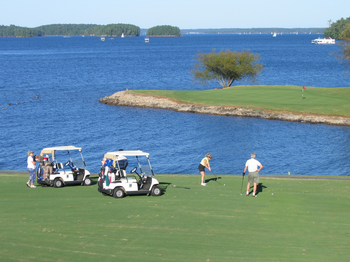
#> input picture hi/image/golf.png, 350 x 262 px
$ python ImageConverter.py
#> lines starting #> are read from the running program, lines starting #| are printed output that depends on the picture
### inpaint/PatchMaker.py
from PIL import Image
import numpy


class PatchMaker():
    '''
    Make RGB Patch From Image
    '''
    patch_size = 9
    patchFolder = "patch"

    img=0
    src=0
    x1=0
    y1=0

    def __init__(self):
        print ("PatchMaker __init__")

    def setImagePath(self, imagePath):
        self.imgPath = imagePath
        print ("PatchMaker imgPath=",imagePath)
        self.img = Image.open(self.imgPath)
        print (self.img)

    def __del__(self):
        print ("PatchMaker __del__")

    # [9 lines left out: function CropImage, not called in this run]

    def makeRandomPatch(self):
        pivotP=numpy.random.rand(2)
        srcW, srcH = self.img.size
        self.x1 = numpy.int(pivotP[0]*srcW)
        self.y1 = numpy.int(pivotP[1]*srcH)
        self.src = self.img.crop((self.x1, self.y1, self.x1+self.patch_size,self.y1+self.patch_size))
        return numpy.asarray(self.src, dtype="uint8")


    # [5 lines left out: function saveRandomPatch, not called in this run]

#patchMaker = PatchMaker()

### imageProcess/ImageConverter.py
import numpy
import numpy as np
from PIL import Image, ImageFilter
import matplotlib.pyplot as plt

from skimage.data import camera
from skimage.filters import roberts, sobel, scharr, prewitt
from inpaint.PatchMaker import PatchMaker


def rgb2gray(rgb):
    r, g, b = rgb[:,:,0], rgb[:,:,1], rgb[:,:,2]
    gray = 0.2989 * r + 0.5870 * g + 0.1140 * b
    return gray

def getRGBImage2GRAY_Edge(image):
    image_edge = image.filter(ImageFilter.FIND_EDGES)
    return image_edge.convert('LA')


def getRGB_GRAY_Edge(imageData):
    print("getRGB_GRAY_Edge",  len(imageData))
    image = Image.fromarray( imageData, "RGB")
    print("image",  image)
    edgeGrayImg=getRGBImage2GRAY_Edge(image)
    return edgeGrayImg

def getRgbArray_GRAY_EdgeArray(imageData):
    edgeGrayImg=rgb2gray(imageData)
    dstData =numpy.asarray(edgeGrayImg, dtype="uint8")
    return dstData

imgPath="../hi/image/golf.png"
image = Image.open(imgPath)
#> image is the input picture: PIL image 350x262 RGB; mean R, G, B 113.6, 145.5, 153
image_edge = image.filter(ImageFilter.FIND_EDGES)
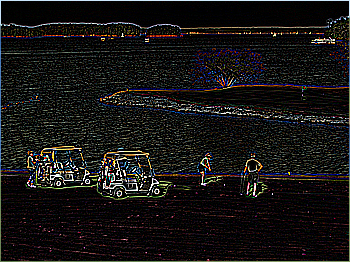
#> image_edge: PIL image 350x262 RGB; mean R, G, B 22.9, 21.2, 20.4
image_edge.save('golf_RGB_find_edges.png')

image_gray = image.convert('LA')
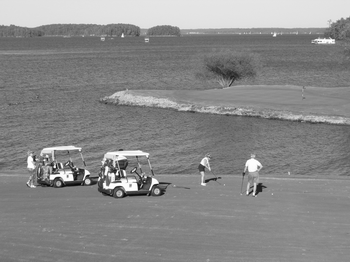
#> image_gray: PIL image 350x262 LA; mean R, G, B, A 136.8, 136.8, 136.8, 255
image_gray.save('image_gray.png')

#getRGBImage2GRAY_Edge(image).save('golf_GRAY_find_edges.png')

pm = PatchMaker()
pm.setImagePath(imgPath)
#| <PIL.PngImagePlugin.PngImageFile image mode=RGB size=350x262 at 0x7F676223A910>
rgbPatch = pm.makeRandomPatch()
grayEdge = getRGB_GRAY_Edge(rgbPatch)
#| getRGB_GRAY_Edge 9
#| image <PIL.Image.Image image mode=RGB size=9x9 at 0x7F6762238390>
grayEdge.save('golf_GRAY_find_edges.png')

pm = PatchMaker()
pm.setImagePath(imgPath)
#| <PIL.PngImagePlugin.PngImageFile image mode=RGB size=350x262 at 0x7F67622393D0>
rgbPatch = pm.makeRandomPatch()
grayEdgeData = getRgbArray_GRAY_EdgeArray(rgbPatch)
print("grayEdgeData",grayEdgeData)
#| grayEdgeData [[118 116 117 114 114 109 105 107 110]
#|  [117 119 120 127 122 103 112 107 110]
#|  [123 120 113 114 110 101 110 117 120]
#|  [121 115 117 111 113 111 109 119 120]
#|  [120 115 111 109 112 112 112 110 112]
#|  [119 122 110 114 113 111 119 118 117]
#|  [112 113 123 121 115 119 124 127 124]
#|  [120 122 121 122 126 126 127 116 116]
#|  [119 125 122 124 121 120 113 106 120]]
grayEdgeDataIm = Image.fromarray(grayEdgeData)

grayEdgeDataIm.save('golf_GRAY_find_edges2.png')
